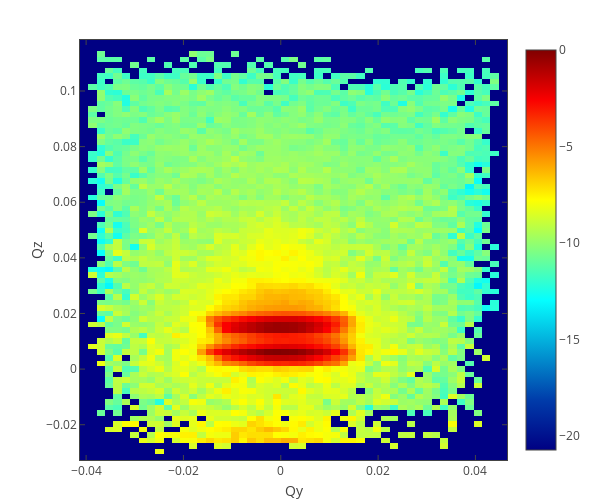

Notebook source saved alongside this figure:
### Markdown cell above
## QuickNXS v2 version

### Code cell
filepath = '/SNS/users/m2d/git/reflectivity_ui/test/comparison/v2/REF_M_30806+30807+30808_GISANS_5.500-8.000_Off-Off_set_1.dat'
qy_band2_v2, qz_band2_v2, off_spec_band2_v2 = load_data(filepath, ncols=4)

plot_heatmap(qy_band2_v2, qz_band2_v2, np.log(off_spec_band2_v2).T, x_title='Qy', y_title='Qz', surface=False,
                 x_log=False, y_log=False)

### Figure 1 — Plotly figure (JSON) as saved in the notebook; plotly's stock layout.template omitted (floating-point values rounded to 4 significant figures; data arrays with more than 128 entries replaced by an {"elided": "..."} marker saying what was removed)
{"data": [{"autocolorscale": false, "colorscale": [[0, "rgb(0,0,131)"], [0.125, "rgb(0,60,170)"], [0.375, "rgb(5,255,255)"], [0.625, "rgb(255,255,0)"], [0.875, "rgb(250,0,0)"], [1, "rgb(128,0,0)"]], "hoverinfo": "x+y+z", "type": "heatmap", "uid": "af33188f-d773-4dca-8773-244dbd875c3c", "x": [-0.0404, -0.03868, -0.03695, -0.03523, -0.03351, -0.03179, -0.03007, -0.02835, -0.02663, -0.02491, -0.02319, -0.02147, -0.01975, -0.01803, -0.01631, -0.01459, -0.01287, -0.01115, -0.009429, -0.007709, -0.005988, -0.004268, -0.002547, -0.0008271, 0.0008933, 0.002614, 0.004334, 0.006054, 0.007775, 0.009495, 0.01122, 0.01294, 0.01466, 0.01638, 0.0181, 0.01982, 0.02154, 0.02326, 0.02498, 0.0267, 0.02842, 0.03014, 0.03186, 0.03358, 0.0353, 0.03702, 0.03874, 0.04046, 0.04218, 0.0439, 0.04562], "y": [-0.03169, -0.0297, -0.02772, -0.02573, -0.02374, -0.02176, -0.01977, -0.01778, -0.0158, -0.01381, -0.01182, -0.009834, -0.007847, -0.00586, -0.003872, -0.001885, 0.0001017, 0.002089, 0.004076, 0.006063, 0.00805, 0.01004, 0.01202, 0.01401, 0.016, 0.01799, 0.01997, 0.02196, 0.02395, 0.02593, 0.02792, 0.02991, 0.0319, 0.03388, 0.03587, 0.03786, 0.03984, 0.04183, 0.04382, 0.04581, 0.04779, 0.04978, 0.05177, 0.05375, 0.05574, 0.05773, 0.05971, 0.0617, 0.06369, 0.06568, 0.06766, 0.06965, 0.07164, 0.07362, 0.07561, 0.0776, 0.07959, 0.08157, 0.08356, 0.08555, 0.08753, 0.08952, 0.09151, 0.0935, 0.09548, 0.09747, 0.09946, 0.1014, 0.1034, 0.1054, 0.1074, 0.1094, 0.1114, 0.1134, 0.1154, 0.1173], "z": {"elided": "76x51 float values"}}], "layout": {"autosize": true, "bargap": 0, "height": 500, "hovermode": "closest", "margin": {"b": 40, "l": 80, "r": 40, "t": 40}, "showlegend": false, "width": 600, "xaxis": {"exponentformat": "power", "mirror": "all", "showexponent": "all", "showgrid": true, "showline": true, "ticks": "inside", "title": "Qy", "zeroline": false}, "yaxis": {"exponentformat": "power", "mirror": "all", "showexponent": "all", "showgrid": true, "showline": true, "ticks": "inside", "title": "Qz", "zeroline": false}}}
